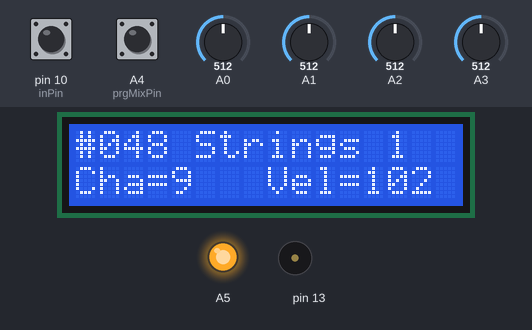
A sketch run on a simulated Arduino Uno, built with avr-gcc and run on an emulated ATmega328P. Parts: 16×2 character LCD, output pins drawn as LEDs (lit = HIGH), buzzer (waves = sounding). The test bench sets the inputs (shaded band); at power-on: A0 = 512, A4 (prgMixPin) HIGH, A2 = 512, pin 10 (inPin) HIGH, A1 = 512, A3 = 512. Pins used as bus, display or sensor lines are not drawn; what the sketch prints to the serial monitor is not drawn.

Above: at 5.8 s.
5.9 s: A0 set to 716
At 8.0 s:
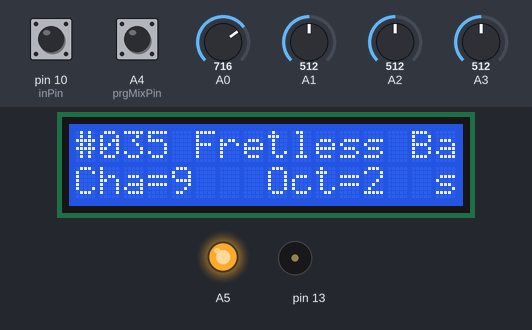
8.9 s: A4 (prgMixPin) pulled LOW for 1 s
At 9.7 s:
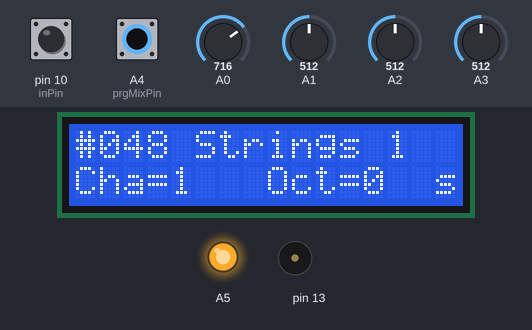
12.9 s: A2 set to 494
At 14.2 s:
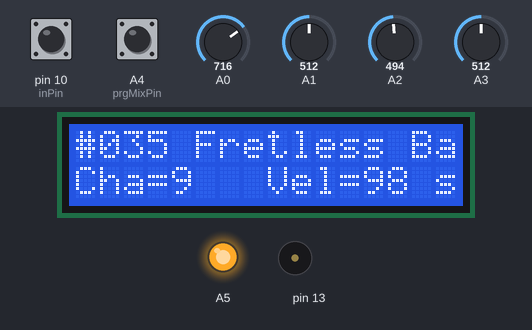
15.9 s: A0 set to 752
18.9 s: A0 set to 784
At 19.8 s:
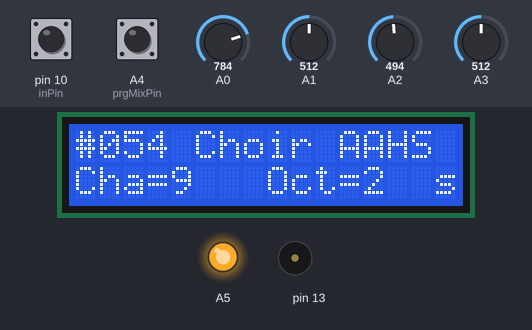
20.4 s: A4 (prgMixPin) pulled LOW for 0.15 s
At 26.34 s:
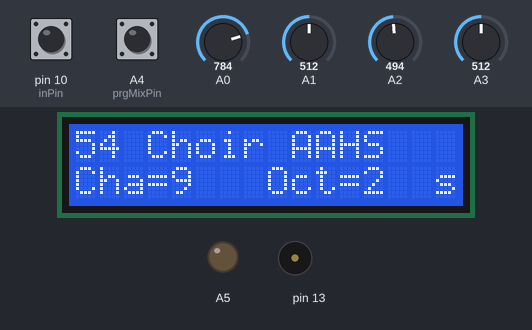
Timing chart, 0 to 27.5 s (numbered marks = the images above; inputs shaded):
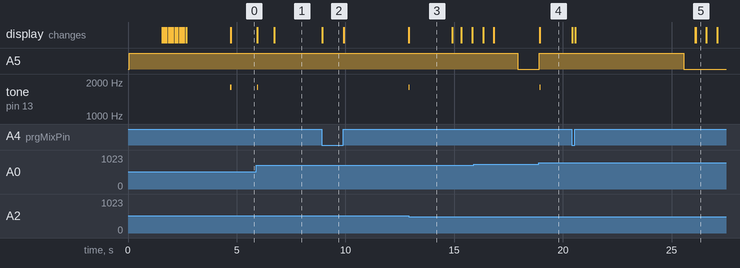

Measured:
- the behaviour switches between 510 and 509 on A2 (found by bisection; images 2 and 3)
- the behaviour switches between 766 and 767 on A0 (found by bisection; images 3 and 4)
- after the input at 5.9 s, tone on pin 13: silent → 1800 Hz at once, → silent 0.02 s later; the display: first changes at once (image 1 shows a later state)
- after the input at 8.9 s, A5: stays HIGH (without the input it goes to LOW after 2.0 s); the display: changes at once (image 2)
- after the input at 12.9 s, A5: stays HIGH (without the input it goes to LOW after 2.0 s); tone on pin 13: silent → 1800 Hz at once, → silent 0.02 s later; the display: changes at once (image 3)
- after the input at 18.9 s, A5: LOW → HIGH at once; tone on pin 13: silent → 1800 Hz at once, → silent 0.02 s later; the display: changes at once (image 4)
- after the input at 20.4 s, A5: HIGH → LOW after 5.2 s instead of 3.5 s; the display: first changes at once (image 5 shows a later state)

The sketch:

M.I.D.I_Pedal_BoardII.ino
```cpp
/*
  MIDI Bass Pedal

  Author: Wilfredo Masso

  Date: 29/7/2019

  A MIDI Pedal with LCD display and auto on/off backlight.
  Two voices and a quick preset mode, let you to asign predefined
  parameters just presing & holding a momentary button and a keyboard note.

  Note: I do not use MIDI libraries in this project.

*/

/*
  The circuit:
  LCD RS pin to digital pin 12
  LCD Enable pin to digital pin 11
  LCD D4 pin to digital pin 5
  LCD D5 pin to digital pin 4
  LCD D6 pin to digital pin 3
  LCD D7 pin to digital pin 2
  LCD R/W pin to ground
  10K potentiometer:
  ends to +5V and ground
  wiper to LCD VO pin (pin 3)
  10K poterntiometer on pin A0
  10K poterntiometer on pin A1
  10K poterntiometer on pin A2
  10K poterntiometer on pin A3
  momentary button switch on pin A4 with pullup resistors activated
  CD 4052 1 of 4 decoder X 2  (see MIDI Bass Pedal schematic)
*/

// include the library code:
#include <LiquidCrystal.h>
#include "GMpatches.h"

// initialize the library by associating any needed LCD interface pin
// with the arduino pin number it is connected to
const int rs = 12, en = 11, d4 = 5, d5 = 4, d6 = 3, d7 = 2;
LiquidCrystal lcd(rs, en, d4, d5, d6, d7);

// Generally, you should use "unsigned long" for variables that hold time
// The value will quickly become too large for an int to store
unsigned long previousMillis = 0;  // will store last time L.C.D. was scrolled
unsigned long displayMillis = 0;
unsigned long displayLight = 0;

// constants won't change:
const long interval = 500; //used for timed interrupts

// pins were the control sensors are attached
const int sensorProgram = A0;
const int sensorChannel = A1;
const int sensorVelocity = A2;
const int sensorOctave = A3;

//Strings - variables storing text for show on the LCD
String stringOct;
String stringChn;
String stringVel;
String stringPgm;

// variables will change
int count;                    //for scolling L.C.D.
int sensorMin = 1023;        // minimum sensor value
int sensorMax = 0;           // maximum sensor value
int pgmSelect, chnSelect, octSelect, veloSelect, pgmSelect2, chnSelect2, octSelect2, veloSelect2;
byte sensors[] {sensorProgram, sensorChannel, sensorVelocity, sensorOctave};
byte sensorsValues[] {0, 0 , 0, 0};
byte lastSensorsValues [] {0, 0, 0, 0};
byte scaleDiv[] {16, 16, 16, 64};
int sentByte = -1; //this value ensures sending a Program Change after power on
//corresponding with the potentiometer position
int sentByte2 = -1;
int r0, r1, r2, r3;
int s0 = 6, s1 = 7 , s2 = 8, s3 = 9, inPin = 10, prgMixPin = A4;
byte currentNote[16] {1, 1, 1, 1, 1, 1, 1, 1, 1, 1, 1, 1, 1, 1, 1, 1};
byte lastNote[16] {1, 1, 1, 1, 1, 1, 1, 1, 1, 1, 1, 1, 1, 1, 1, 1};

// Bank Select message matrix
byte bankSel[] = {0xB0, 0x00, 0x00 , 0xB0, 0x20, 0x00};

// Program names matrix. put the 16 Programs you´ll need here
//in the order they must appear (see the GMPatches.h file for list)
char* progName[] = { GM032, GM033, GM034, GM035, GM036, GM037, GM038, GM039,
                     GM048, GM049, GM036, GM035, GM054, GM033, GM032, GM039
                   };
byte toggle = 1;

void setup() {
  //multiplexer out pins
  pinMode(s0, OUTPUT);
  pinMode(s1, OUTPUT);
  pinMode(s2, OUTPUT);
  pinMode(s3, OUTPUT);
  //backlight power pin
  pinMode(A5, OUTPUT);
  //multiplexer in pins
  pinMode(inPin, INPUT_PULLUP);
  pinMode(prgMixPin, INPUT_PULLUP);//quick menu button pin
  // initialize LCD and set up the number of columns and rows:
  lcd.begin(16 , 2);
  Serial.begin(31250);  //set to M.I.D.I.  baud rate
  lcd.home();
  digitalWrite(A5, HIGH);//turn backlight on
  printScreen("Arduino MIDI" , 2, 0);
  printScreen( "Bass Pedal" , 3, 1);
  delay(1500);
  while (millis() < 2500) {
    lcd.scrollDisplayLeft();
    delay(100);
  } lcd.clear();
  delay(100);
  printScreen( "Version 1.0" , 3, 0);
  printScreen( "Revision #2" , 3, 1);
  // srolling LCD during  two seconds
  delay(2000); //end of welcome screen
  //reset display
  lcd.clear();
}

void loop() {

  unsigned long currentMillis = millis();
  stringOct = ("Oct=");
  stringChn = ("Cha=");
  stringVel = ("Vel=");
  byte prgMix = digitalRead(prgMixPin);

  //sensors reading and LCD code *****************************************************************************+
  for (int y = 0; y < sizeof(sensors); y++) {
    int f = analogRead(sensors[y]);

    // apply the maping to the sensor reading
    f = map(f, sensorMin, sensorMax, 255, 0);

    // in case the sensor value is outside the range seen during calibration
    f = constrain(f, 0, 256);

    sensorsValues[y] = f / scaleDiv[y];

    if ( toggle == 1) {

      pgmSelect = (sensorsValues[0] );
      pgmSelect2 = pgmSelect;
      chnSelect = (sensorsValues[1]  + 1) ;
      chnSelect2 = chnSelect ;
      veloSelect = (sensorsValues[2]  * 4 + 70)  ;
      veloSelect2 = veloSelect ;
      octSelect = (sensorsValues[3]) ;
      octSelect2 = octSelect ;
      toggle  = 0;
    }

    if  (sensorsValues[y] < lastSensorsValues[y] ||
         sensorsValues[y] > lastSensorsValues[y]) {

      digitalWrite(A5, HIGH); // turn on backlight
      displayLight = currentMillis;

      lastSensorsValues[y] = sensorsValues[y]; //ensures LCD scroll until any potentiometer is movin again

      switch (y) {
        case 0:
          if (prgMix == 0 ) {
            pgmSelect2 = (sensorsValues[0] );
            printScreen( progName[pgmSelect2] , 0, 0);
          }
          else {
            pgmSelect = (sensorsValues[0] );
            printScreen( progName[pgmSelect] , 0, 0);
          }
          count = 0;  // this will reset the LCD´s text position if it was previously scrolled
          break;

        case 1:
          panic();
          if (prgMix == 0 ) {
            chnSelect2 = (sensorsValues[1] + 1);
            printScreen((stringChn + chnSelect2 + " " ) , 0, 1);
            sentByte2 = -1;
          }
          else {
            chnSelect = (sensorsValues[1] + 1);
            printScreen((stringChn + chnSelect + " " ) , 0, 1);
            sentByte = -1;
          }

          break;

        case 2:
          if (prgMix == 0 ) {
            veloSelect2 = (sensorsValues[2]  * 4 + 70)  ;
            printScreen((stringVel + veloSelect2 + " "), 8, 1);
          }
          else {
            veloSelect = (sensorsValues[2]  * 4 + 70)  ;
            printScreen((stringVel + veloSelect + " "), 8, 1);
          }
          displayMillis = currentMillis;
          beep();
          break;

        case 3:
          panic();
          if (prgMix == 0 ) {
            octSelect2 = (sensorsValues[3]) ;
            printScreen((stringOct + octSelect2 + "  "), 8, 1);
          }
          else {
            octSelect = (sensorsValues[3]) ;
            printScreen((stringOct + octSelect + "  "), 8, 1);
          }
          beep();
          break;
      }
    }

    //send characters to the LCD
    if (prgMix == 1) {
      if (count < 5)
        printScreen( progName[pgmSelect], 0, 0);
      printScreen(stringChn + chnSelect + " " , 0, 1);

      if (currentMillis - displayMillis <= interval * 4)
        printScreen((stringVel + veloSelect + " "), 8, 1);
      else
        printScreen(stringOct + octSelect + "  ", 8, 1);
    }

    if (prgMix == 0) {
      displayLight  = currentMillis;
      digitalWrite(A5, HIGH);
      printScreen( progName[pgmSelect2], 0, 0);
      printScreen(stringChn + chnSelect2 + " " , 0, 1);

      if (currentMillis - displayMillis <= interval * 4)
        printScreen((stringVel + veloSelect2 + " "), 8, 1);
      else
        printScreen(stringOct + octSelect2 + "  ", 8, 1);
      count = 0;
    }
    if (chnSelect2 < 3) {
      lcd.print("s");
    }
    else if (chnSelect == chnSelect2)
      lcd.print("@");
    else lcd.print("d");
  }
  if (currentMillis - displayLight >= interval * 10)
    digitalWrite(A5, LOW);// turn off backlight, comment if you want backlight always on
  //************************************************************************


  //multiplexer code
  //**************************************************************************
  for ( int val = 0; val < 16 ; val++) {

    r0 = bitRead(val, 0);
    r1 = bitRead(val, 1);
    r2 = bitRead(val, 2);
    r3 = bitRead(val, 3);

    digitalWrite(s0, r0);
    digitalWrite(s1, r1);
    digitalWrite(s2, r2);
    digitalWrite(s3, r3);
    //delay(2);
    currentNote[val] = digitalRead(inPin);

    switch (prgMix) {

      case 1:    // play mode

        if (currentNote[val] != lastNote[val]) { //a note event ocurred
          lastNote[val] = currentNote[val];
          if (currentNote[val] == 0) {          //at least one key is pressed
            noteSend(0X90 | chnSelect - 1, 0x15 + (octSelect * 12) + val , veloSelect);
            if (chnSelect2 > 2 )
              noteSend(0X90 | chnSelect2 - 1, 0x15 + (octSelect2 * 12) + val , veloSelect2);
          }

          else {
            noteSend(0x80 | chnSelect - 1, 0x15 + (octSelect * 12) + val, veloSelect);
            if (chnSelect2 > 2)
              noteSend(0X80 | chnSelect2 - 1, 0x15 + (octSelect2 * 12) + val , veloSelect2);
          }
        }
        break;

      case 0: //menu mode

        if (currentNote[val] != lastNote[val]) { //a note event ocurred
          lastNote[val] = currentNote[val];
          if (currentNote[val] == 0) {
            displayMillis = currentMillis;
            switch (val) {
              case 0:
                chnSelect2 = 5;
                octSelect2 = 2;
                pgmSelect2 = 9;
                sentByte2 = -1;

                break;
              case 1:
                chnSelect2 = 2;
                beep();
                break;
              case 2:
                chnSelect2 = 5;
                octSelect2 = 2;
                pgmSelect2 = 12;
                sentByte2 = -1;
                break;
              case 3:
                beep();
                break;
              case 4:
                break;
              case 5:
                break;
              case 6:
                break;
              case 7:
                break;
              case 8:
                break;
              case 9:
                break;
              case 10:
                break;

            }
          }
          else {
            noteSend(0x80 | chnSelect - 1, 0x15 + (octSelect * 12) + val, veloSelect);
            if (chnSelect2 > 2)
              noteSend(0X80 | chnSelect2 - 1, 0x15 + (octSelect2 * 12) + val , veloSelect2);
          }
        }
    }
  }
  //**************************************************************************

  if (currentMillis - previousMillis >= interval && count < 14 ) {
    // save the last time you scroll the L.C.D.
    previousMillis = currentMillis;
    count++;

    // Scrolling the LCD

    if ( count > 10) {
      stringPgm = (progName[pgmSelect]);
      String sub2 = stringPgm.substring(count - 9);
      lcd.clear();
      printScreen(sub2 , 0, 0);//hide numbers and show the full Program names
    }
  }

  //call a method
  if (sentByte != pgmSelect) {
    bnkSelect(progName[pgmSelect], chnSelect - 1);
    sentByte = pgmSelect;
  }
  if (sentByte2 != pgmSelect2) {
    bnkSelect(progName[pgmSelect2], chnSelect2 - 1);
    sentByte2 = pgmSelect2;
  }
}

// print text strings onto the LCD
void printScreen ( String text , int charN, int line) {
  // set the cursor to the top left
  lcd.setCursor(charN, line);
  lcd.print(text);
}

void beep () {
  tone(13, 1800, 20);
}

void noteSend(int command, int note, int velocity) {

  Serial.write(command);//send note on or note off command
  Serial.write(note);//send pitch data
  Serial.write(velocity);//send velocity data
}

//send the Bank Sel and Program Change message
void bnkSelect( String pgm, byte chn ) {
  for (int i = 0; i < sizeof(bankSel); i++) {
    Serial.write(bankSel[i]);
  }
  // extract and send the numbers of the Program name
  String sub = pgm.substring(1, 4) ;
  Serial.write(0xC0 | chn);
  Serial.write(sub.toInt());
  beep(); //end of message
}

void panic() {                  // All notes off
  for (int m = 0; m < 16; m++) {
    noteSend(0x80 | chnSelect - 1, 0x15 + (octSelect * 12) + m, 0x00);
    noteSend(0x80 | chnSelect2 - 1, 0x15 + (octSelect2 * 12) + m, 0x00);
  }
}
```

GMpatches.h
```cpp
/*************************************************
 * GM Patches list (Put as much as you need)
 *************************************************/
#define GM032 "#032 Acoustic Bass"
#define GM033 "#033 Finger Bass"
#define GM034 "#034 Pick Bass  "
#define GM035 "#035 Fretless Bass"
#define GM036 "#036 Slap Bass 1"
#define GM037 "#037 Slap Bass 2"
#define GM038 "#038 Synt Bass 1"
#define GM039 "#039 Synt Bass 2"
#define GM048 "#048 Strings 1  "
#define GM049 "#049 Strings 2  "
#define GM030 "#030 Distort Guitar"
#define GM054 "#054 Choir AAHS "
#define GM036 "#036 Slap Bass 1"
#define GM037 "#037 Slap Bass 2"
#define GM038 "#038 Synt Bass 1"
#define GM039 "#039 Synt Bass 2"
```
